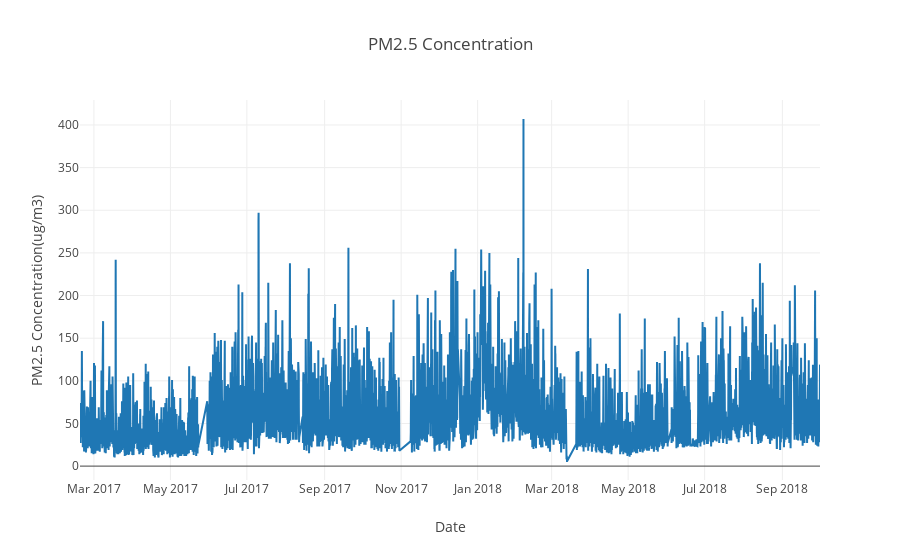

Here is the notebook cell this chart was saved with:
### Markdown cell above
## Visualize the entire dataset pm2.5 timeseries

### Code cell
y = time_indexed_data['PM2.5(Ug/m3)'].values
pm25 = go.Scatter(x=time_indexed_data.index,
                         y = time_indexed_data['PM2.5(Ug/m3)'].values
                 ) 

layout = go.Layout(title='PM2.5 Concentration ', xaxis=dict(title='Date'),
                   yaxis=dict(title='PM2.5 Concentration(ug/m3)'))

fig = go.Figure(data=[pm25], layout=layout)
iplot(fig)
pio.write_image(fig, os.path.join(filepath , 'pm25_concentration_timeseries.png'))

### Figure 1 — Plotly figure (JSON) as saved in the notebook; plotly's stock layout.template omitted (floating-point values rounded to 4 significant figures; data arrays with more than 128 entries replaced by an {"elided": "..."} marker saying what was removed)
{"data": [{"type": "scatter", "uid": "fd5d1ac4-2c8c-4843-a1a4-dda969d9fe05", "x": {"elided": "13185 str values"}, "y": {"elided": "13185 float values"}}], "layout": {"title": {"text": "PM2.5 Concentration "}, "xaxis": {"title": {"text": "Date"}}, "yaxis": {"title": {"text": "PM2.5 Concentration(ug/m3)"}}}}
